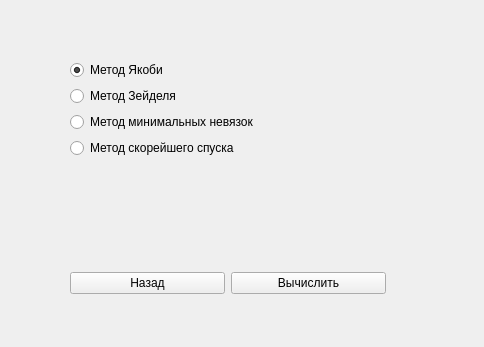
<?xml version="1.0" encoding="UTF-8"?>
<ui version="4.0">
 <class>Equations</class>
 <widget class="QWidget" name="Equations">
  <property name="geometry">
   <rect>
    <x>0</x>
    <y>0</y>
    <width>484</width>
    <height>347</height>
   </rect>
  </property>
  <property name="windowTitle">
   <string>Form</string>
  </property>
  <widget class="QWidget" name="verticalLayoutWidget">
   <property name="geometry">
    <rect>
     <x>70</x>
     <y>60</y>
     <width>316</width>
     <height>234</height>
    </rect>
   </property>
   <layout class="QVBoxLayout" name="verticalLayout">
    <item>
     <layout class="QVBoxLayout" name="verticalLayout_2">
      <item>
       <layout class="QVBoxLayout" name="eqBox"/>
      </item>
      <item>
       <widget class="QRadioButton" name="radioButton">
        <property name="enabled">
         <bool>true</bool>
        </property>
        <property name="text">
         <string>Метод Якоби</string>
        </property>
        <property name="checked">
         <bool>true</bool>
        </property>
       </widget>
      </item>
      <item>
       <widget class="QRadioButton" name="radioButton_2">
        <property name="enabled">
         <bool>true</bool>
        </property>
        <property name="text">
         <string>Метод Зейделя</string>
        </property>
       </widget>
      </item>
      <item>
       <widget class="QRadioButton" name="radioButton_3">
        <property name="enabled">
         <bool>true</bool>
        </property>
        <property name="text">
         <string>Метод минимальных невязок</string>
        </property>
       </widget>
      </item>
      <item>
       <widget class="QRadioButton" name="radioButton_4">
        <property name="text">
         <string>Метод скорейшего спуска</string>
        </property>
       </widget>
      </item>
      <item>
       <widget class="QLabel" name="solution_label">
        <property name="text">
         <string/>
        </property>
       </widget>
      </item>
      <item>
       <layout class="QHBoxLayout" name="horizontalLayout_5">
        <item>
         <widget class="QPushButton" name="backButton">
          <property name="text">
           <string>Назад</string>
          </property>
         </widget>
        </item>
        <item>
         <widget class="QPushButton" name="calculate">
          <property name="text">
           <string>Вычислить</string>
          </property>
         </widget>
        </item>
       </layout>
      </item>
     </layout>
    </item>
   </layout>
  </widget>
 </widget>
 <resources/>
 <connections/>
</ui>
